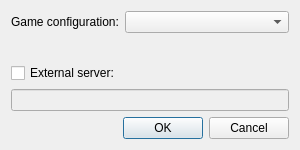
<?xml version="1.0" encoding="UTF-8"?>
<ui version="4.0">
 <class>GameCreateDialog</class>
 <widget class="QDialog" name="GameCreateDialog">
  <property name="geometry">
   <rect>
    <x>0</x>
    <y>0</y>
    <width>300</width>
    <height>150</height>
   </rect>
  </property>
  <property name="windowTitle">
   <string>Create game</string>
  </property>
  <layout class="QVBoxLayout" name="verticalLayout_2">
   <item>
    <layout class="QFormLayout" name="formLayout">
     <item row="0" column="0">
      <widget class="QLabel" name="label">
       <property name="text">
        <string>Game configuration:</string>
       </property>
      </widget>
     </item>
     <item row="0" column="1">
      <widget class="QComboBox" name="comboBoxConfig">
       <property name="sizePolicy">
        <sizepolicy hsizetype="Expanding" vsizetype="Fixed">
         <horstretch>0</horstretch>
         <verstretch>0</verstretch>
        </sizepolicy>
       </property>
      </widget>
     </item>
    </layout>
   </item>
   <item>
    <layout class="QVBoxLayout" name="verticalLayout">
     <item>
      <widget class="QCheckBox" name="checkBoxServer">
       <property name="text">
        <string>External server:</string>
       </property>
      </widget>
     </item>
     <item>
      <widget class="QLineEdit" name="lineEditServer">
       <property name="enabled">
        <bool>false</bool>
       </property>
      </widget>
     </item>
    </layout>
   </item>
   <item>
    <widget class="QDialogButtonBox" name="buttonBox">
     <property name="standardButtons">
      <set>QDialogButtonBox::Cancel|QDialogButtonBox::Ok</set>
     </property>
    </widget>
   </item>
  </layout>
 </widget>
 <resources/>
 <connections/>
</ui>
